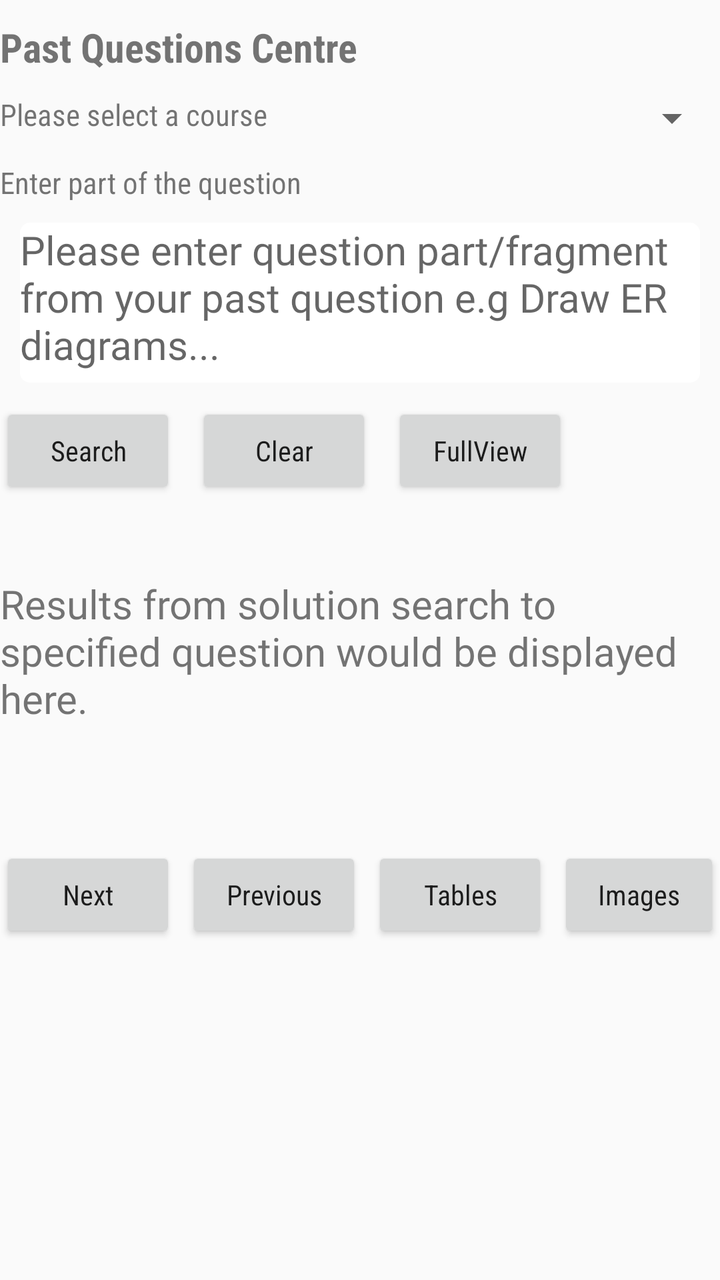
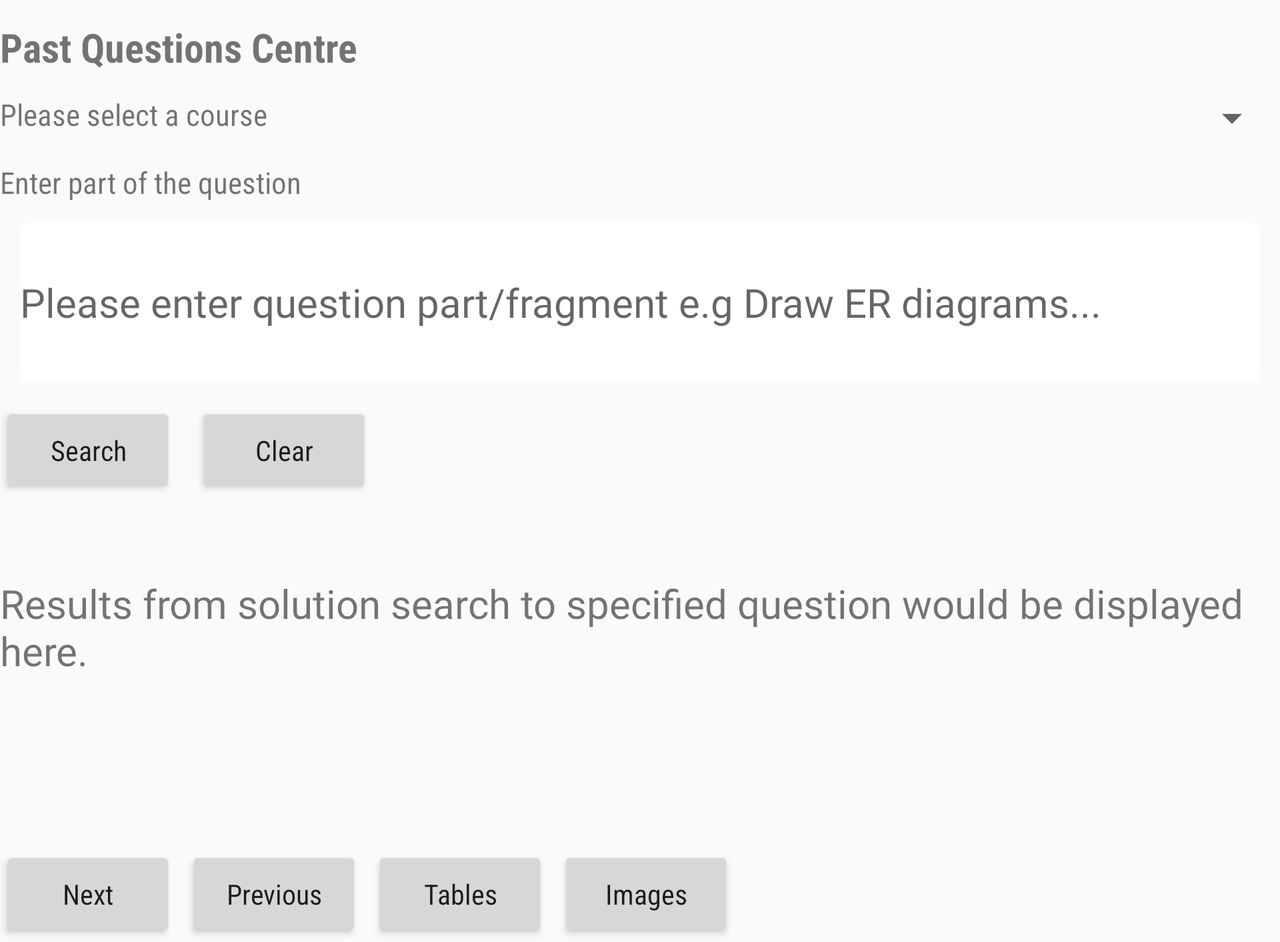

The same Android screen from two of the app's own layout files: first res/layout/ as a phone draws it, then the repository's variant for another configuration, drawn on a device whose configuration selects that folder. Both files follow.
<!-- AndroidManifest.xml: application theme AppTheme -->
<!-- res/layout/active.xml -->
<?xml version="1.0" encoding="utf-8"?>
<RelativeLayout
    xmlns:android="http://schemas.android.com/apk/res/android" android:layout_width="match_parent"
    android:layout_height="match_parent">
    <TextView
        android:id="@+id/activescrn"
        android:layout_width="match_parent"
        android:layout_height="wrap_content"
        android:layout_marginTop="10dp"
        android:text="Past Questions Centre"
        android:textSize="20sp"
        android:textStyle="bold"
        android:fontFamily="sans-serif-condensed"
        />
    <LinearLayout
        android:layout_width="match_parent"
        android:layout_height="wrap_content"
        android:orientation="horizontal"
        android:layout_marginTop="10dp"
        android:layout_below = "@id/activescrn"
        android:id = "@+id/lbl_sel_course">
    <TextView
        android:layout_width="0dp"
        android:layout_height="wrap_content"
        android:layout_alignParentStart="true"
        android:text="Please select a course"
        android:layout_weight="3"
        android:textSize = "15dp"
        android:fontFamily="sans-serif-condensed"/>
    <Spinner
        android:layout_width = "0dp"
        android:layout_height = "wrap_content"
        android:id = "@+id/courses"
        android:layout_marginStart = "10dp"
        android:layout_weight="1"
        android:fontFamily="sans-serif-condensed">

    </Spinner></LinearLayout>
    <TextView
        android:layout_width="match_parent"
        android:layout_height = "wrap_content"
        android:id = "@+id/lbl_quest_snip"
        android:layout_below = "@id/lbl_sel_course"
        android:layout_marginTop="10dp"
        android:text = "Enter part of the question"
        android:textSize = "15dp"
        android:fontFamily="sans-serif-condensed"/>
    <EditText
        android:layout_width="match_parent"
        android:layout_height = "80dp"
        android:id = "@+id/editq"
        android:layout_below = "@id/lbl_quest_snip"
        android:layout_marginTop="10dp"
        android:layout_marginLeft="10dp"
        android:layout_marginRight="10dp"
        android:hint = "Please enter question part/fragment from your past question e.g Draw ER diagrams..."
        android:inputType="text|textMultiLine"
        android:background="@drawable/round_edit"
        android:gravity="top|left"
        android:textSize = "20dp"
        android:fontFamily="@font/inconsolata"/>
    <Button
        android:layout_height="wrap_content"
        android:layout_width="wrap_content"
        android:id = "@+id/searchq"
        android:layout_below = "@id/editq"
        android:layout_marginTop="10dp"
        android:text = "Search"
        android:onClick="search_click"/>
    <Button android:layout_width = "wrap_content"
        android:layout_height = "wrap_content"
        android:id = "@+id/clear"
        android:text = "Clear"
        android:layout_below = "@id/editq"
        android:layout_toRightOf = "@id/searchq"
        android:layout_marginTop="10dp"
        android:layout_marginStart = "10dp"
        android:onClick="btnClearClicked"/>
    <Button android:layout_width = "wrap_content"
        android:layout_height = "wrap_content"
        android:id = "@+id/full"
        android:text = "FullView"
        android:layout_below = "@id/editq"
        android:layout_toRightOf = "@id/clear"
        android:layout_marginTop="10dp"
        android:layout_marginStart = "10dp"
        android:onClick="btnShowFull"/>
    <TextView
        android:layout_width="wrap_content"
        android:layout_height="wrap_content"
        android:id = "@+id/resltcnt"
        android:layout_below = "@id/searchq"
        android:layout_marginTop="10dp"/>
    <ScrollView
        android:layout_width="match_parent"
        android:layout_height="120dp"
        android:id = "@+id/scrllvw1"
        android:layout_below = "@id/resltcnt"
        android:layout_marginTop="10dp"
        >
        <TextView android:layout_height="match_parent"
            android:layout_width="wrap_content"
            android:id = "@+id/searchResult"
            android:text = "Results from solution search to specified question would be displayed here."
            android:textSize = "20dp"
            android:fontFamily="@font/inconsolata"/>

    </ScrollView>
    <Button
        android:layout_height="wrap_content"
        android:layout_width="wrap_content"
        android:id = "@+id/next"
        android:layout_below = "@id/scrllvw1"
        android:layout_marginTop="15dp"
        android:text = "Next"
        android:onClick="Forward_click"/>
    <Button
        android:layout_height="wrap_content"
        android:layout_width="wrap_content"
        android:id = "@+id/prev"
        android:layout_below = "@id/scrllvw1"
        android:layout_toRightOf="@id/next"
        android:layout_marginTop="15dp"
        android:layout_marginLeft = "5dp"
        android:text = "Previous"
        android:onClick="Back_click"/>
    <Button
        android:layout_width = "wrap_content"
        android:layout_height = "wrap_content"
        android:id = "@+id/setable"
        android:text = "Tables"
        android:layout_below = "@id/scrllvw1"
        android:layout_toRightOf="@id/prev"
        android:layout_marginTop="15dp"
        android:layout_marginStart = "5dp"
        android:onClick = "getTables"
        android:clickable="false"/>
    <Button
        android:layout_height="wrap_content"
        android:layout_width="wrap_content"
        android:id = "@+id/seeimg"
        android:layout_below = "@id/scrllvw1"
        android:layout_toRightOf="@id/setable"
        android:layout_marginTop="15dp"
        android:layout_marginLeft = "5dp"
        android:text = "Images"
        android:onClick="imgvwrClicked"
        android:clickable="false"/>


</RelativeLayout>
<!-- resources referenced by this layout -->
<resources>
  <!-- drawable round_edit (drawable) -->
  <?xml version="1.0" encoding="utf-8"?>
  <shape xmlns:android="http://schemas.android.com/apk/res/android" >
  
      <solid android:color="#FFFFFF" />
  
      <stroke
          android:width="0dp"
          />
      <corners
          android:radius="5dp"
          />
  
  </shape>
  <style name="AppTheme" parent="Theme.AppCompat.Light.DarkActionBar">
          
          <item name="colorPrimary">#2f4f4f</item>
          <item name="colorPrimaryDark">#008b8b</item>
          <item name="colorAccent">#2f4f4f</item>
          <item name="android:textAllCaps">false</item>
          <item name="android:fontFamily">sans-serif-condensed</item>
      </style>
</resources>
<!-- res/layout-land/active.xml (the repository's variant of the layout above) -->
<!-- drawn on the phone turned sideways -->
<?xml version="1.0" encoding="utf-8"?>
<ScrollView
    xmlns:android="http://schemas.android.com/apk/res/android" android:layout_width="match_parent"
    android:layout_height="match_parent">
    <RelativeLayout
        android:layout_width="match_parent"
        android:layout_height="match_parent">
    <TextView
        android:id="@+id/activescrn"
        android:layout_width="match_parent"
        android:layout_height="wrap_content"
        android:layout_marginTop="10dp"
        android:text="Past Questions Centre"
        android:textSize="20sp"
        android:textStyle="bold"
        android:fontFamily="sans-serif-condensed"
        />
    <LinearLayout
        android:layout_width="match_parent"
        android:layout_height="wrap_content"
        android:orientation="horizontal"
        android:layout_marginTop="10dp"
        android:layout_below = "@id/activescrn"
        android:id = "@+id/lbl_sel_course">
    <TextView
        android:layout_width="0dp"
        android:layout_height="wrap_content"
        android:layout_alignParentStart="true"
        android:text="Please select a course"
        android:layout_weight="3"
        android:textSize = "15dp"
        android:fontFamily="sans-serif-condensed"/>
    <Spinner
        android:layout_width = "0dp"
        android:layout_height = "wrap_content"
        android:id = "@+id/courses"
        android:layout_marginStart = "10dp"
        android:layout_weight="1"
        android:fontFamily="sans-serif-condensed">

    </Spinner></LinearLayout>
    <TextView
        android:layout_width="match_parent"
        android:layout_height = "wrap_content"
        android:id = "@+id/lbl_quest_snip"
        android:layout_below = "@id/lbl_sel_course"
        android:layout_marginTop="10dp"
        android:text = "Enter part of the question"
        android:textSize = "15dp"
        android:fontFamily="sans-serif-condensed"/>
    <EditText
        android:layout_width="match_parent"
        android:layout_height = "80dp"
        android:id = "@+id/editq"
        android:layout_below = "@id/lbl_quest_snip"
        android:layout_marginTop="10dp"
        android:layout_marginLeft="10dp"
        android:layout_marginRight="10dp"
        android:hint = "Please enter question part/fragment e.g Draw ER diagrams..."
        android:inputType="text|textMultiLine"
        android:background="@drawable/round_edit"
        android:textSize = "20dp"
        android:fontFamily="@font/inconsolata"/>
    <Button
        android:layout_height="wrap_content"
        android:layout_width="wrap_content"
        android:id = "@+id/searchq"
        android:layout_below = "@id/editq"
        android:layout_marginTop="10dp"
        android:text = "Search"
        android:onClick="search_click"/>
    <Button android:layout_width = "wrap_content"
        android:layout_height = "wrap_content"
        android:id = "@+id/clear"
        android:text = "Clear"
        android:layout_below = "@id/editq"
        android:layout_toRightOf = "@id/searchq"
        android:layout_marginTop="10dp"
        android:layout_marginStart = "10dp"
        android:onClick="btnClearClicked"/>
    <TextView
        android:layout_width="wrap_content"
        android:layout_height="wrap_content"
        android:id = "@+id/resltcnt"
        android:layout_below = "@id/searchq"
        android:layout_marginTop="10dp"/>
    <android.support.v4.widget.NestedScrollView
        android:layout_width="match_parent"
        android:layout_height="120dp"
        android:id = "@+id/scrllvw1"
        android:layout_below = "@id/resltcnt"
        android:layout_marginTop="10dp">
        <TextView android:layout_height="match_parent"
            android:layout_width="wrap_content"
            android:id = "@+id/searchResult"
            android:text = "Results from solution search to specified question would be displayed here."
            android:textSize = "20dp"
            android:fontFamily="@font/inconsolata"/>

    </android.support.v4.widget.NestedScrollView>
    <Button
        android:layout_height="wrap_content"
        android:layout_width="wrap_content"
        android:id = "@+id/next"
        android:layout_below = "@id/scrllvw1"
        android:layout_marginTop="15dp"
        android:text = "Next"
        android:onClick="Forward_click"/>
    <Button
        android:layout_height="wrap_content"
        android:layout_width="wrap_content"
        android:id = "@+id/prev"
        android:layout_below = "@id/scrllvw1"
        android:layout_toRightOf="@id/next"
        android:layout_marginTop="15dp"
        android:layout_marginLeft = "5dp"
        android:text = "Previous"
        android:onClick="Back_click"/>
    <Button
        android:layout_width = "wrap_content"
        android:layout_height = "wrap_content"
        android:id = "@+id/setable"
        android:text = "Tables"
        android:layout_below = "@id/scrllvw1"
        android:layout_toRightOf="@id/prev"
        android:layout_marginTop="15dp"
        android:layout_marginStart = "5dp"
        android:onClick = "getTables"
        android:clickable="false"/>
    <Button
        android:layout_height="wrap_content"
        android:layout_width="wrap_content"
        android:id = "@+id/seeimg"
        android:layout_below = "@id/scrllvw1"
        android:layout_toRightOf="@id/setable"
        android:layout_marginTop="15dp"
        android:layout_marginLeft = "5dp"
        android:text = "Images"
        android:onClick="imgvwrClicked"
        android:clickable="false"/>
    </RelativeLayout>
</ScrollView>
